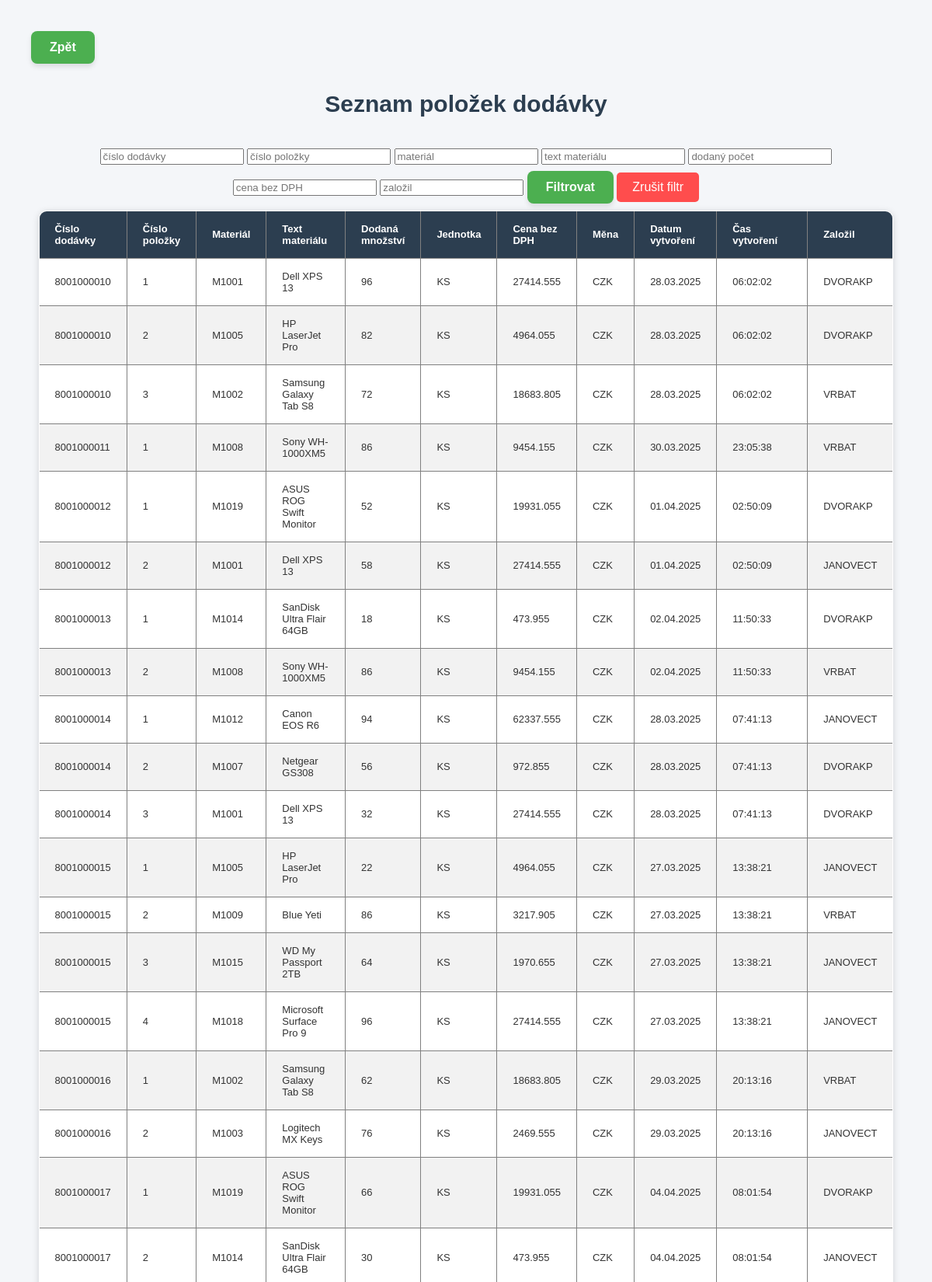
The app's page /report_items/ (upper part) with its own data.
### myapp/models.py (models this page shows, shortened)
class DeliveryItem(models.Model):
    delivery_number = models.CharField(max_length=20)
    delivery_item = models.CharField(max_length=4)
    material = models.CharField(max_length=5)
    material_text = models.CharField(max_length=40)
    delivered_qty = models.IntegerField()
    delivered_qty_unit = models.CharField(max_length=2, default="KS")
    price_unit_no_dph = models.DecimalField(max_digits=10, decimal_places=3, default=0)
    price_unit_currency = models.CharField(max_length=6, default="CZK")
    delivery_item_created_on = models.CharField(max_length=20)
    delivery_item_created_at = models.CharField(max_length=20)
    delivery_item_created_by = models.CharField(max_length=12)

### myapp/views.py (the view)
# urls.py: path('report_items/', DeliveryItemListView.as_view(), name='delivery_item_list'),  #15.04.2025 VRBAT - Seznam položek dodávky view
class DeliveryItemListView(ListView):
    model = DeliveryItem
    template_name = 'report_items.html'
    context_object_name = 'items'
    def get_queryset(self):
        filter_service = DeliveryItemFilterService(self.request)
        return filter_service.apply_filters()

### myapp/services.py (called while the page is built)
    def apply_filters(self):
        filters = {
            'delivery_number': 'icontains',
            'delivery_item': 'icontains',
            'material': 'icontains',
            'material_text': 'icontains',
            'delivered_qty': 'icontains',
            'price_unit_no_dph': 'icontains',
            'delivery_item_created_on': 'icontains',
            'delivery_item_created_at': 'icontains',
            'delivery_item_created_by': 'icontains',
        }
        for field, lookup in filters.items():
            value = self.request.GET.get(field)
            if value:
                self.queryset = self.queryset.filter(**{f"{field}__{lookup}": value})
        return self.queryset

### print_invoice/templates/report_items.html (shortened to what this page needs)
<!DOCTYPE html>
{% load static %}
<html lang="cs">
<head>
    <link rel="stylesheet" href="{% static 'css/style.css' %}">
    <button class="button" onclick="window.location.href='/'">Zpět</button>
</head>
<body>
    <h2>Seznam položek dodávky</h2>
    <form method="get" class="centered-form" autocomplete="off">
        <input type="text" name="delivery_number" placeholder="číslo dodávky" value="{{ request.GET.delivery_number }}">
        <input type="text" name="delivery_item" placeholder="číslo položky" value="{{ request.GET.delivery_item }}">
        <input type="text" name="material" placeholder="materiál" value="{{ request.GET.material }}">
        <input type="text" name="material_text" placeholder="text materiálu" value="{{ request.GET.material_text }}">
        <input type="text" name="delivered_qty" placeholder="dodaný počet" value="{{ request.GET.delivered_qty }}">
        <input type="text" name="price_unit_no_dph" placeholder="cena bez DPH" value="{{ request.GET.price_unit_no_dph }}">
        <input type="text" name="delivery_item_created_by" placeholder="založil" value="{{ request.GET.delivery_item_created_by }}">
        <button type="submit">Filtrovat</button>
        <a href="{% url 'delivery_item_list' %}" class="reset-button">Zrušit filtr</a>
    </form>
    <table border="1">
        <thead>
            <tr>
                <th>Číslo dodávky</th>
                <th>Číslo položky</th>
                <th>Materiál</th>
                <th>Text materiálu</th>
                <th>Dodaná množství</th>
                <th>Jednotka</th>
                <th>Cena bez DPH</th>
                <th>Měna</th>
                <th>Datum vytvoření</th>
                <th>Čas vytvoření</th>
                <th>Založil</th>
            </tr>
        </thead>
        <tbody>
            {% for item in items %}
            <tr>
                <td>{{ item.delivery_number }}</td>
                <td>{{ item.delivery_item }}</td>
                <td>{{ item.material }}</td>
                <td>{{ item.material_text }}</td>
                <td>{{ item.delivered_qty }}</td>
                <td>{{ item.delivered_qty_unit }}</td>
                <td>{{ item.price_unit_no_dph }}</td>
                <td>{{ item.price_unit_currency }}</td>
                <td>{{ item.delivery_item_created_on }}</td>
                <td>{{ item.delivery_item_created_at }}</td>
                <td>{{ item.delivery_item_created_by }}</td>
            </tr>
            {% empty %}
            <tr>
                <td colspan="11">Nebyla vybrána žádná data</td>
            </tr>
            {% endfor %}
        </tbody>
    </table>
</body>
</html>

### print_invoice/static/css/style.css (style rules this page uses)
body { font-family: 'Arial', Tahoma, Geneva, Verdana, sans-serif; margin: 40px; background-color: #f4f6f9; color: #333; }
h2 { text-align: center; color: #2c3e50; margin-bottom: 40px; font-size: 30px; }
table { width: 90%; max-width: 1400px; margin: 0 auto; border-collapse: collapse; background-color: #fff; box-shadow: 0 2px 10px rgba(0,0,0,0.15); border-radius: 10px; overflow: hidden; }
th, td { padding: 15px 20px; text-align: left; font-size: 13px; }
thead { background-color: #2c3e50; color: #fff; }
tbody tr:nth-child(even) { background-color: #f2f2f2; }
button, .button { background-color: #4CAF50; color: white; border: none; padding: 12px 24px; font-size: 16px; font-weight: bold; border-radius: 8px; cursor: pointer; transition: all 0.3s ease-in-out; box-shadow: 0 4px 6px rgba(0, 0, 0, 0.1); margin-bottom: 10px; }
.reset-button { display: inline-block; padding: 10px 20px; margin-top: 10px; background-color: #ff4d4d; color: white; text-decoration: none; border-radius: 5px; border: none; font-size: 16px; }
.centered-form { width: 100%; height: 10vh; text-align: center; margin: 0; }

### records on screen
DeliveryItem: delivery_number "8001000010", delivery_item "1", material "M1001", material_text "Dell XPS 13", delivered_qty "96", delivered_qty_unit "KS", price_unit_no_dph "27414.555", price_unit_currency "CZK", delivery_item_created_on "28.03.2025", delivery_item_created_at "06:02:02", delivery_item_created_by "DVORAKP"
DeliveryItem: delivery_number "8001000010", delivery_item "2", material "M1005", material_text "HP LaserJet Pro", delivered_qty "82", delivered_qty_unit "KS", price_unit_no_dph "4964.055", price_unit_currency "CZK", delivery_item_created_on "28.03.2025", delivery_item_created_at "06:02:02", delivery_item_created_by "DVORAKP"
DeliveryItem: delivery_number "8001000010", delivery_item "3", material "M1002", material_text "Samsung Galaxy Tab S8", delivered_qty "72", delivered_qty_unit "KS", price_unit_no_dph "18683.805", price_unit_currency "CZK", delivery_item_created_on "28.03.2025", delivery_item_created_at "06:02:02", delivery_item_created_by "VRBAT"
DeliveryItem: delivery_number "8001000011", delivery_item "1", material "M1008", material_text "Sony WH-1000XM5", delivered_qty "86", delivered_qty_unit "KS", price_unit_no_dph "9454.155", price_unit_currency "CZK", delivery_item_created_on "30.03.2025", delivery_item_created_at "23:05:38", delivery_item_created_by "VRBAT"
DeliveryItem: delivery_number "8001000012", delivery_item "1", material "M1019", material_text "ASUS ROG Swift Monitor", delivered_qty "52", delivered_qty_unit "KS", price_unit_no_dph "19931.055", price_unit_currency "CZK", delivery_item_created_on "01.04.2025", delivery_item_created_at "02:50:09", delivery_item_created_by "DVORAKP"
DeliveryItem: delivery_number "8001000012", delivery_item "2", material "M1001", material_text "Dell XPS 13", delivered_qty "58", delivered_qty_unit "KS", price_unit_no_dph "27414.555", price_unit_currency "CZK", delivery_item_created_on "01.04.2025", delivery_item_created_at "02:50:09", delivery_item_created_by "JANOVECT"
DeliveryItem: delivery_number "8001000013", delivery_item "1", material "M1014", material_text "SanDisk Ultra Flair 64GB", delivered_qty "18", delivered_qty_unit "KS", price_unit_no_dph "473.955", price_unit_currency "CZK", delivery_item_created_on "02.04.2025", delivery_item_created_at "11:50:33", delivery_item_created_by "DVORAKP"
DeliveryItem: delivery_number "8001000013", delivery_item "2", material "M1008", material_text "Sony WH-1000XM5", delivered_qty "86", delivered_qty_unit "KS", price_unit_no_dph "9454.155", price_unit_currency "CZK", delivery_item_created_on "02.04.2025", delivery_item_created_at "11:50:33", delivery_item_created_by "VRBAT"
DeliveryItem: delivery_number "8001000014", delivery_item "1", material "M1012", material_text "Canon EOS R6", delivered_qty "94", delivered_qty_unit "KS", price_unit_no_dph "62337.555", price_unit_currency "CZK", delivery_item_created_on "28.03.2025", delivery_item_created_at "07:41:13", delivery_item_created_by "JANOVECT"
DeliveryItem: delivery_number "8001000014", delivery_item "2", material "M1007", material_text "Netgear GS308", delivered_qty "56", delivered_qty_unit "KS", price_unit_no_dph "972.855", price_unit_currency "CZK", delivery_item_created_on "28.03.2025", delivery_item_created_at "07:41:13", delivery_item_created_by "DVORAKP"
DeliveryItem: delivery_number "8001000014", delivery_item "3", material "M1001", material_text "Dell XPS 13", delivered_qty "32", delivered_qty_unit "KS", price_unit_no_dph "27414.555", price_unit_currency "CZK", delivery_item_created_on "28.03.2025", delivery_item_created_at "07:41:13", delivery_item_created_by "DVORAKP"
DeliveryItem: delivery_number "8001000015", delivery_item "1", material "M1005", material_text "HP LaserJet Pro", delivered_qty "22", delivered_qty_unit "KS", price_unit_no_dph "4964.055", price_unit_currency "CZK", delivery_item_created_on "27.03.2025", delivery_item_created_at "13:38:21", delivery_item_created_by "JANOVECT"
DeliveryItem: delivery_number "8001000015", delivery_item "2", material "M1009", material_text "Blue Yeti", delivered_qty "86", delivered_qty_unit "KS", price_unit_no_dph "3217.905", price_unit_currency "CZK", delivery_item_created_on "27.03.2025", delivery_item_created_at "13:38:21", delivery_item_created_by "VRBAT"
DeliveryItem: delivery_number "8001000015", delivery_item "3", material "M1015", material_text "WD My Passport 2TB", delivered_qty "64", delivered_qty_unit "KS", price_unit_no_dph "1970.655", price_unit_currency "CZK", delivery_item_created_on "27.03.2025", delivery_item_created_at "13:38:21", delivery_item_created_by "JANOVECT"
DeliveryItem: delivery_number "8001000015", delivery_item "4", material "M1018", material_text "Microsoft Surface Pro 9", delivered_qty "96", delivered_qty_unit "KS", price_unit_no_dph "27414.555", price_unit_currency "CZK", delivery_item_created_on "27.03.2025", delivery_item_created_at "13:38:21", delivery_item_created_by "JANOVECT"
DeliveryItem: delivery_number "8001000016", delivery_item "1", material "M1002", material_text "Samsung Galaxy Tab S8", delivered_qty "62", delivered_qty_unit "KS", price_unit_no_dph "18683.805", price_unit_currency "CZK", delivery_item_created_on "29.03.2025", delivery_item_created_at "20:13:16", delivery_item_created_by "VRBAT"
DeliveryItem: delivery_number "8001000016", delivery_item "2", material "M1003", material_text "Logitech MX Keys", delivered_qty "76", delivered_qty_unit "KS", price_unit_no_dph "2469.555", price_unit_currency "CZK", delivery_item_created_on "29.03.2025", delivery_item_created_at "20:13:16", delivery_item_created_by "JANOVECT"
DeliveryItem: delivery_number "8001000017", delivery_item "1", material "M1019", material_text "ASUS ROG Swift Monitor", delivered_qty "66", delivered_qty_unit "KS", price_unit_no_dph "19931.055", price_unit_currency "CZK", delivery_item_created_on "04.04.2025", delivery_item_created_at "08:01:54", delivery_item_created_by "DVORAKP"
DeliveryItem: delivery_number "8001000017", delivery_item "2", material "M1014", material_text "SanDisk Ultra Flair 64GB", delivered_qty "30", delivered_qty_unit "KS", price_unit_no_dph "473.955", price_unit_currency "CZK", delivery_item_created_on "04.04.2025", delivery_item_created_at "08:01:54", delivery_item_created_by "JANOVECT"
